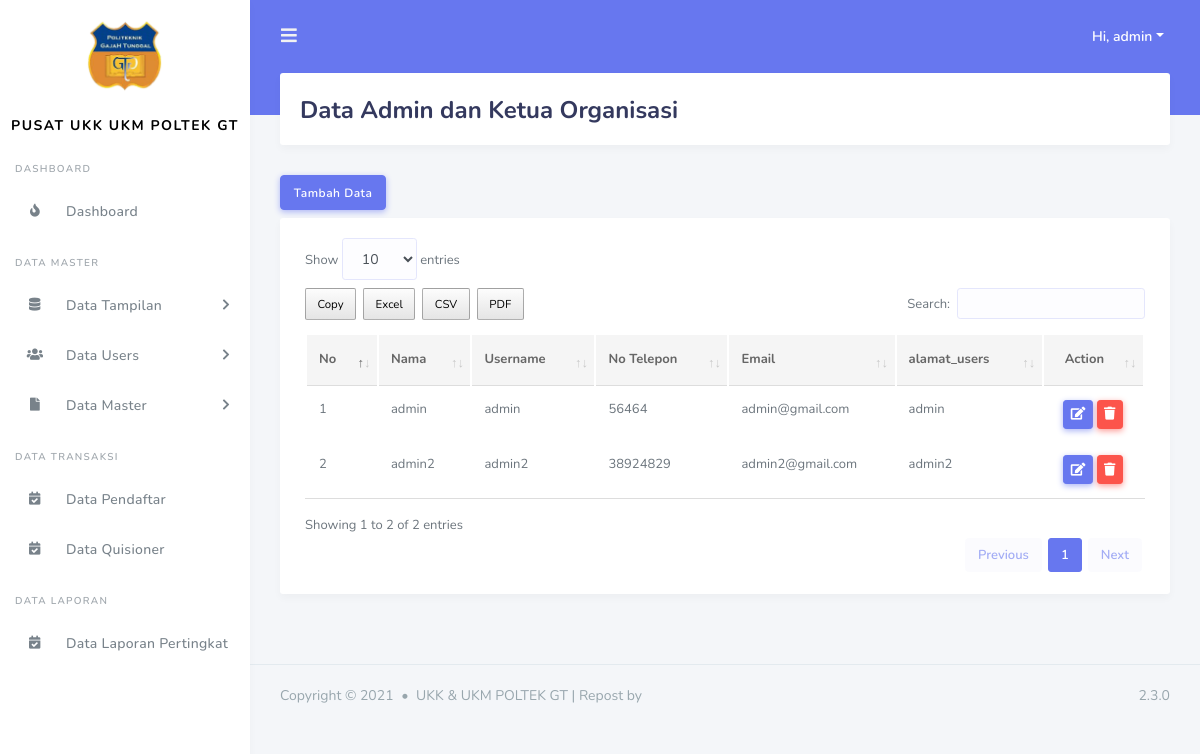
/admin/data_admin.php (signed in), run on the app's committed database.
### tables this page shows
CREATE TABLE `tbl_users` (
  `id_users` int(11) NOT NULL,
  `nama_users` varchar(255) DEFAULT NULL,
  `alamat_users` varchar(255) DEFAULT NULL,
  `email_users` varchar(200) DEFAULT NULL,
  `no_telp_users` varchar(15) DEFAULT NULL,
  `hak_akses` enum('kepala sekolah','admin','guru') DEFAULT NULL,
  `username` varchar(255) DEFAULT NULL,
  `password` varchar(255) DEFAULT NULL,
  `status` enum('aktiv','non-aktiv') DEFAULT NULL
);

### include/koneksi.php (called while the page is built, shortened)
<?php
$base_url = "http://localhost/ukkukmpoltek/";
?>

### admin/data_admin.php (the view, shortened to what this page needs)
<?php
include('../include/koneksi.php');
include('../template/header.php');
include('../template/sidebar.php');
?>
<div class="main-content">
  <section class="section">
    <div class="section-header">
      <h1>Data Admin dan Ketua Organisasi</h1>
    </div>
    <button type="button" class="btn btn-primary mb-2" data-toggle="modal" data-target="#tambahdata">
      Tambah Data
    </button>
    <div class="section-body">
      <div class="card table-responsive">
        <div class="card-body ">
            <table class="table table-hover" id="data_tabel">
            <thead>
              <tr>
                <th>No</th>
                <th>Nama</th>
                <th>Username</th>
                <th>No Telepon</th>
                <th>Email</th>
                <th>alamat_users</th>
                <th class ="text-center">Action</th>
              </tr>
            </thead>
            <tbody>
              <?php
                    $query = "SELECT * FROM tbl_users where hak_akses = 'admin' and status = 'aktiv'";
                    $result_tasks = mysqli_query($conn, $query);
                    $no = 1;
                    while($row = mysqli_fetch_assoc($result_tasks)) { ?>
                <tr>
                  <td><?= $no++ ?></td>
                  <td><?= $row['nama_users']?></td>
                  <td><?= $row['username']?></td>
                  <td><?= $row['no_telp_users']?></td>
                  <td><?= $row['email_users']?></td>
                  <td><?= $row['alamat_users']?></td>
                  <td class ="text-center">
                    <button type="button" class="btn btn-primary btn-sm" data-toggle="modal" data-target="#updatedata<?= $row['id_users'] ?>">
                      <i class="fas fa-edit"></i>
                    </button>
                    <a href="<?= $base_url ?>proses_admin/data_admin/delete.php?id=<?= $row['id_users'] ?>" class="btn btn-danger btn-sm"><i class="fas fa-trash"></i></a>
                  </td>
                </tr>
              <?php } ?>
            </tbody>
          </table>
        </div>
      </div>
    </div>
  </section>
</div>
<?php include('../template/footer.php'); ?>

### data on the page
tbl_users: nama_users "admin", username "admin", no_telp_users "56464", email_users "admin@gmail.com", alamat_users "admin"
tbl_users: nama_users "admin2", username "admin2", no_telp_users "38924829", email_users "admin2@gmail.com", alamat_users "admin2"

### other printed values
$_SESSION['nama_users'] "admin"
